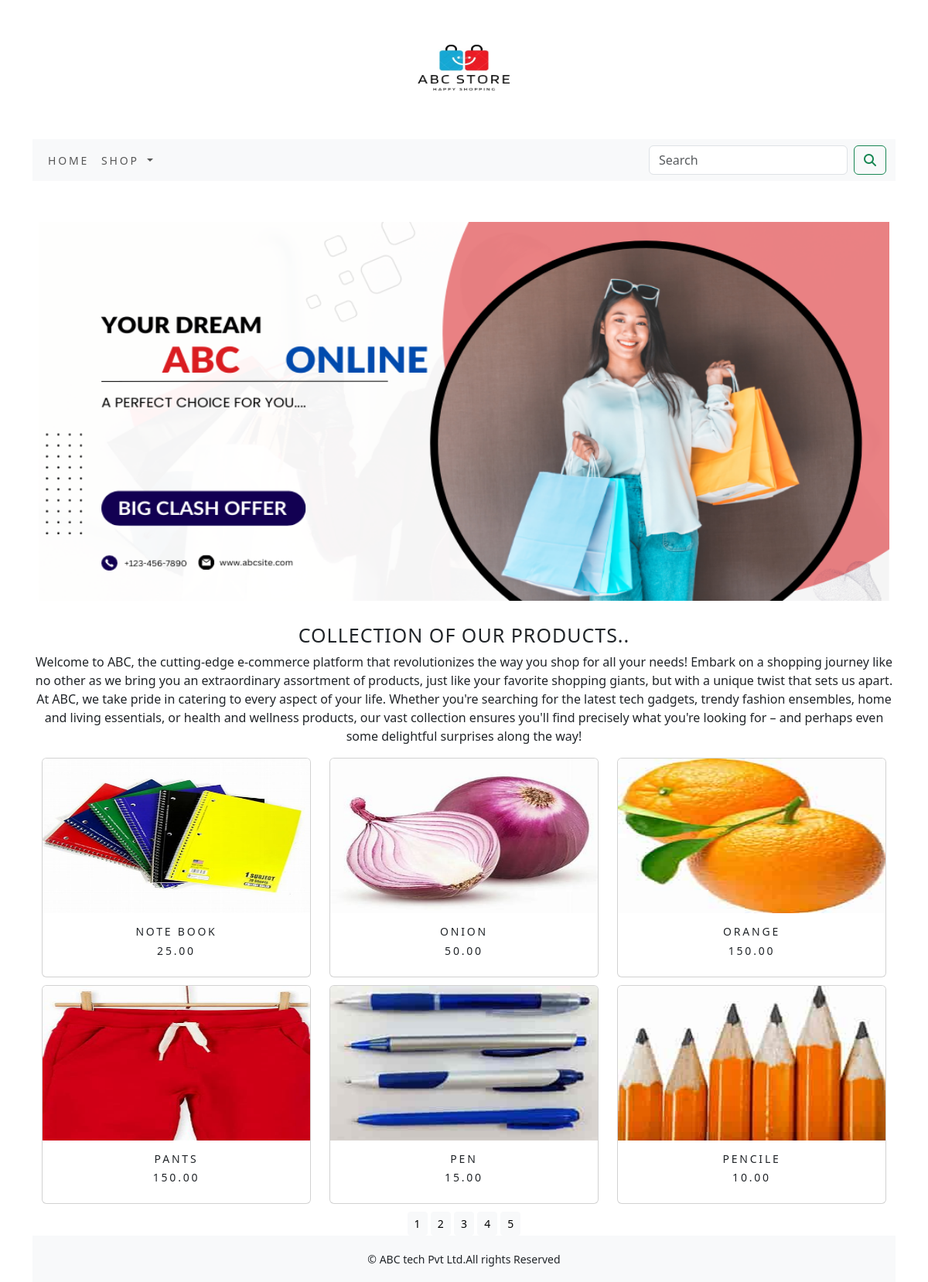
The app's page /shop/?page=3 with its own data.
### shop/models.py (models this page shows, shortened)
class Product(models.Model):
    name = models.CharField(max_length=250, unique=True)
    slug = models.SlugField(max_length=250, unique=True)
    description=models.TextField(blank=True)
    price=models.DecimalField(max_digits=10,decimal_places=2)
    category=models.ForeignKey(Category,on_delete=models.CASCADE)
    image=models.ImageField(upload_to='product' ,blank=True)
    stock=models.IntegerField()
    available=models.BooleanField(default=True)
    created=models.DateTimeField(auto_now_add=True)
    updated=models.DateTimeField(auto_now=True)
    def get_url(self):
        return reverse('shop:prodCatDetail',args=[self.category.slug,self.slug])
    class Meta:
        ordering=('name',)
        verbose_name='product'
        verbose_name_plural='products'

### shop/views.py (the view)
# urls.py: path('', views.allProdCat, name='allProdCat'),
def allProdCat(request,c_slug=None):
    c_page = None
    product_list = None
    if c_slug!=None:
        c_page = get_object_or_404(Category, slug=c_slug)
        product_list = Product.objects.all().filter(category=c_page, available=True)
    else:
        product_list = Product.objects.all().filter(available=True)
    paginator = Paginator(product_list,6)
    try:
        page=int(request.GET.get('page', 1))
    except:
        page=1
    try:
        products = paginator.page(page)
    except (EmptyPage, InvalidPage):
        products = paginator.page(paginator.num_pages)
    return render(request, "category.html", {'category': c_page, 'products': products})

### cart/context_processors.py (called while the page is built)
def counter(request):
    item_count=0
    if 'admin' in request.path:
        return {}
    else:
        try:
            cart=Cart.objects.filter(cart_id=_cart_id(request))
            car_items=CartItem.objects.all().filter(cart=cart[:1])
            for cart_item in car_items:
                item_count += cart_item.quantity
        except Cart.DoesNotExist:
            item_count=0
    return dict(item_count=item_count)

### cart/views.py (called while the page is built)
def _cart_id(request):
    cart=request.session.session_key
    if not cart:
        cart=request.session.create()
    return cart

### shop/context_processors.py (called while the page is built)
def menu_links(request):
    links=Category.objects.all()
    return dict(links=links)

### shop/models.py (called while the page is built)
    def get_url(self):
        return reverse('shop:product_by_category',args=[self.slug])

### templates/category.html (shortened to what this page needs)
{% extends 'base.html' %}
{% load static %}
{% block content %}
<div class="text-center">
    {% if category %}
    <img class="my_image" src="{{category.image.url}}" width="1110px" height="500px" alt="{{category.name}}">
</div>
<br>
<div>
    <h1 class="text-center" >{{category.name}}</h1>
    <p class="text_justify">{{category.description}}</p>
</div>
{% else %}
<br>
<br>
<div>
          <img class="my_image my_image_padding" src="{% static 'img/banner.png' %}" width="1110px" height="500px" alt="our products">
</div>
<br>
<div>
        <h1 class="text-center my_title">COLLECTION OF OUR PRODUCTS..</h1>
    <p class="text-justify">Welcome to ABC, the cutting-edge e-commerce platform that revolutionizes the way you shop for all your needs! Embark on a shopping journey like no other as we bring you an extraordinary assortment of products, just like your favorite shopping giants, but with a unique twist that sets us apart.
At ABC, we take pride in catering to every aspect of your life. Whether you're searching for the latest tech gadgets, trendy fashion ensembles, home and living essentials, or health and wellness products, our vast collection ensures you'll find precisely what you're looking for – and perhaps even some delightful surprises along the way!</p>
</div>
    {% endif %}
<div class="container">
    <div class="row mx_auto">
        {% for product in products.object_list %}
        <div class="my_bottom_margin col-9 col-sm-12 col-md-4 col-md-12 col-lg-4">
            <div   class="card text-center card" style="min-width:18rem;">
                <a href="{{product.get_url}}"><img width="150" height="200" class="card-img-top my_image" src="{{product.image.url}}" alt="{{product.name}}"></a>
                <div class="card-body">
                    <h4>{{product.name}}</h4>
                    <h4>{{product.price}}</h4>
                </div>
            </div>
        </div>
        {% endfor %}
    </div>
    <div class="mx-auto">
        {% if products.paginator.num_pages > 1  %}
        <div class="text-center">
            {% for pg in products.paginator.page_range %}
                <a href="?page={{pg}}" class="btn btn-light btn-sm {% if product.number == pg %} active {% endif %}">{{pg}}</a>
            {% endfor %}
        </div>
        {% endif %}
    </div>
</div>
{% endblock %}

### static/css/custom.css (style rules this page uses)
body { font-family: 'Roboto', sans-serif; }
.my_title { font-size:25px; text_transform:uppercase; letter-spacing: 1px; }
.my_image_padding { padding :5px }
.my_bottom_margin { margin-bottom:10px; }
.card-body h4 { font-size:14px; text-transform:uppercase; letter-spacing:.2em; }

### records on screen
Product: image (picture), name "NOTE BOOK", price "25.00"
Product: image (picture), name "ONION", price "50.00"
Product: image (picture), name "ORANGE", price "150.00"
Product: image (picture), name "PANTS", price "150.00"
Product: image (picture), name "PEN", price "15.00"
Product: image (picture), name "PENCILE", price "10.00"

### other values on screen
{{ pg }} "1" "2" "3" "4" "5"
